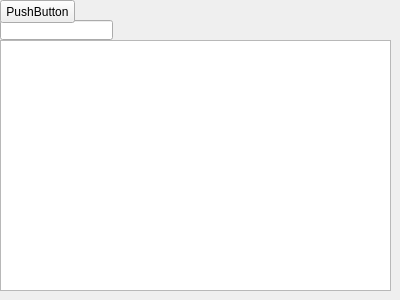
<?xml version="1.0" encoding="UTF-8"?>
<ui version="4.0">
 <class>Form</class>
 <widget class="QWidget" name="Form">
  <property name="geometry">
   <rect>
    <x>0</x>
    <y>0</y>
    <width>400</width>
    <height>300</height>
   </rect>
  </property>
  <property name="windowTitle">
   <string>Form</string>
  </property>
  <widget class="QLineEdit" name="lineEdit">
   <property name="geometry">
    <rect>
     <x>0</x>
     <y>20</y>
     <width>113</width>
     <height>20</height>
    </rect>
   </property>
  </widget>
  <widget class="QPushButton" name="pushButton">
   <property name="geometry">
    <rect>
     <x>0</x>
     <y>0</y>
     <width>75</width>
     <height>23</height>
    </rect>
   </property>
   <property name="text">
    <string>PushButton</string>
   </property>
  </widget>
  <widget class="QTextEdit" name="textEdit">
   <property name="geometry">
    <rect>
     <x>0</x>
     <y>40</y>
     <width>391</width>
     <height>251</height>
    </rect>
   </property>
  </widget>
 </widget>
 <resources/>
 <connections/>
</ui>
